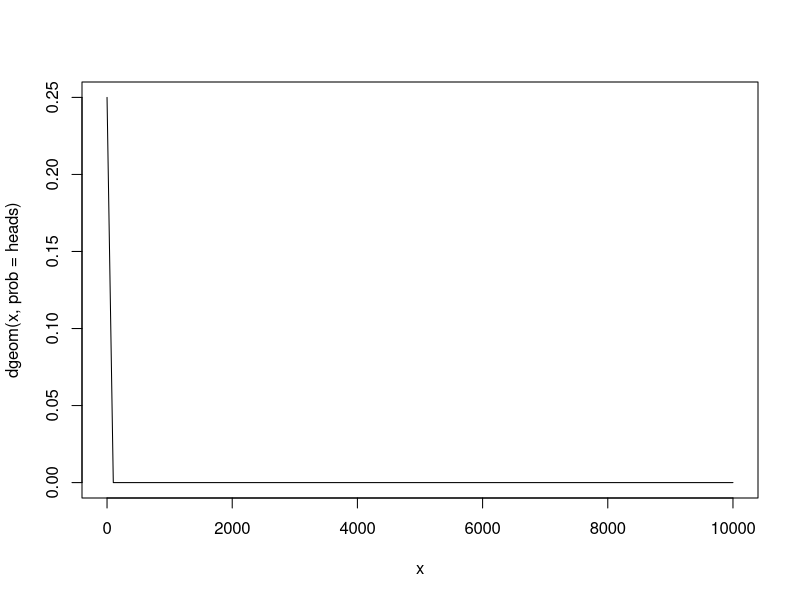

R code for this plot:
#10 heads first

heads<-.5^2
?dgeom
first<-dgeom(seq(0,700000, by=2), prob=heads)
sum(first)
second<-dgeom(seq(1, 7000001, by=2), prob=heads)
tots<-sum(second)
totf<-sum(first)
tots+totf
totf-tots
curve(dgeom(x, prob=heads), xlim=c(0,10000))
dgeom(0, prob=heads)

